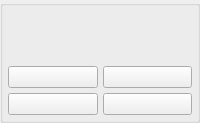
        <widget class="QGroupBox" name="groupBox_8">
         <property name="title">
          <string/>
         </property>
         <layout class="QGridLayout" name="gridLayout_2">
          <property name="leftMargin">
           <number>5</number>
          </property>
          <property name="topMargin">
           <number>5</number>
          </property>
          <property name="rightMargin">
           <number>5</number>
          </property>
          <property name="bottomMargin">
           <number>5</number>
          </property>
          <property name="spacing">
           <number>5</number>
          </property>
          <item row="1" column="0">
           <widget class="QPushButton" name="AIn1_Channel_Mute">
            <property name="minimumSize">
             <size>
              <width>50</width>
              <height>0</height>
             </size>
            </property>
            <property name="focusPolicy">
             <enum>Qt::NoFocus</enum>
            </property>
            <property name="text">
             <string/>
            </property>
            <property name="checkable">
             <bool>true</bool>
            </property>
            <property name="form" stdset="0">
             <cstring>Mute</cstring>
            </property>
           </widget>
          </item>
          <item row="0" column="1">
           <widget class="ConfigGainWidget" name="NIn1_Channel_Gain" native="true">
            <property name="minimumSize">
             <size>
              <width>50</width>
              <height>50</height>
             </size>
            </property>
            <property name="baseSize">
             <size>
              <width>0</width>
              <height>0</height>
             </size>
            </property>
            <property name="MinValue" stdset="0">
             <double>-60.000000000000000</double>
            </property>
            <property name="MaxValue" stdset="0">
             <double>12.000000000000000</double>
            </property>
           </widget>
          </item>
          <item row="2" column="1">
           <widget class="QPushButton" name="NIn1_Channel_Eq">
            <property name="minimumSize">
             <size>
              <width>50</width>
              <height>0</height>
             </size>
            </property>
            <property name="focusPolicy">
             <enum>Qt::NoFocus</enum>
            </property>
            <property name="text">
             <string/>
            </property>
           </widget>
          </item>
          <item row="2" column="0">
           <widget class="QPushButton" name="AIn1_Channel_Eq">
            <property name="minimumSize">
             <size>
              <width>50</width>
              <height>0</height>
             </size>
            </property>
            <property name="focusPolicy">
             <enum>Qt::NoFocus</enum>
            </property>
            <property name="text">
             <string/>
            </property>
           </widget>
          </item>
          <item row="1" column="1">
           <widget class="QPushButton" name="NIn1_Channel_Mute">
            <property name="minimumSize">
             <size>
              <width>50</width>
              <height>0</height>
             </size>
            </property>
            <property name="focusPolicy">
             <enum>Qt::NoFocus</enum>
            </property>
            <property name="text">
             <string/>
            </property>
            <property name="checkable">
             <bool>true</bool>
            </property>
            <property name="form" stdset="0">
             <cstring>Mute</cstring>
            </property>
           </widget>
          </item>
          <item row="0" column="0">
           <widget class="ConfigGainWidget" name="AIn1_Channel_Gain" native="true">
            <property name="minimumSize">
             <size>
              <width>50</width>
              <height>50</height>
             </size>
            </property>
            <property name="baseSize">
             <size>
              <width>0</width>
              <height>0</height>
             </size>
            </property>
            <property name="MinValue" stdset="0">
             <double>-60.000000000000000</double>
            </property>
            <property name="MaxValue" stdset="0">
             <double>12.000000000000000</double>
            </property>
           </widget>
          </item>
         </layout>
        </widget>
